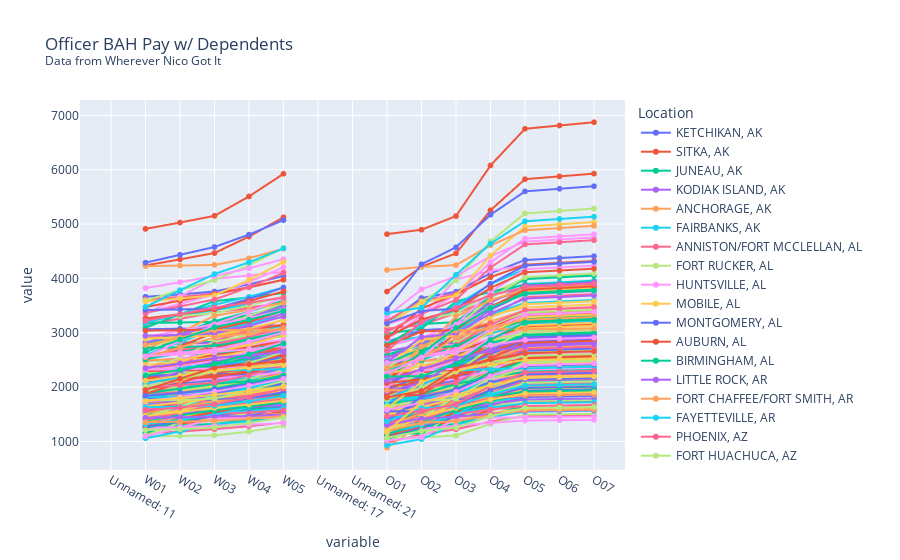

The cell this chart's notebook holds for it:
### Code cell
noE = depsMelted[~depsMelted.variable.str.contains('E')]
onlyO = noE[noE.variable.str.startswith('')]

fig2 = px.line(onlyO,
               x = onlyO.variable,
               y = onlyO.value,
               color ='MHA_NAME',
               labels = {
                   'x': 'Rank (NATO Scale)',
                   'y': 'BAH ($)',
                   'MHA_NAME':'Location'
               },
               markers = True,
               title="Officer BAH Pay w/ Dependents<br><sup>Data from Wherever Nico Got It </sup>")



fig2.show()
